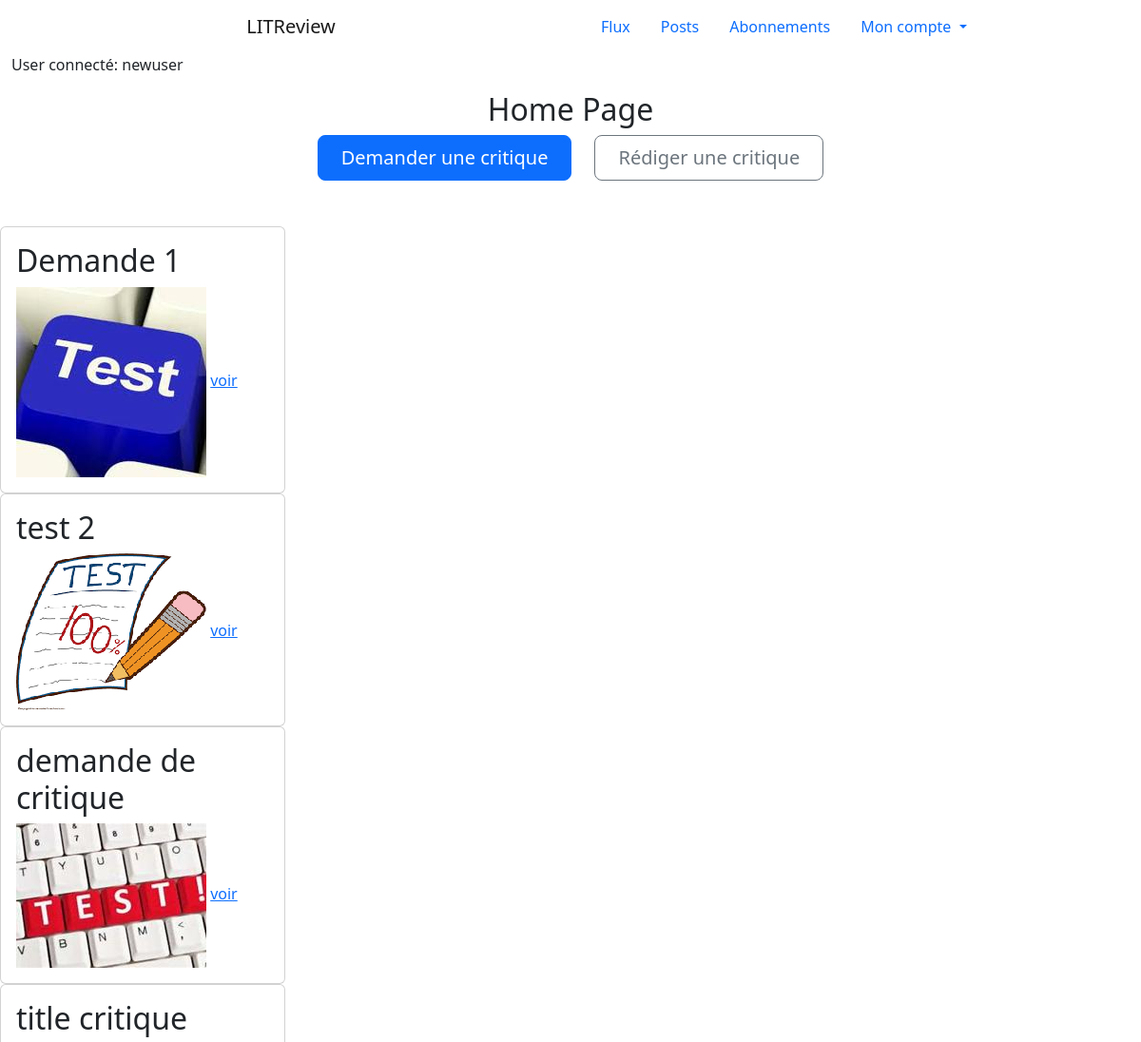
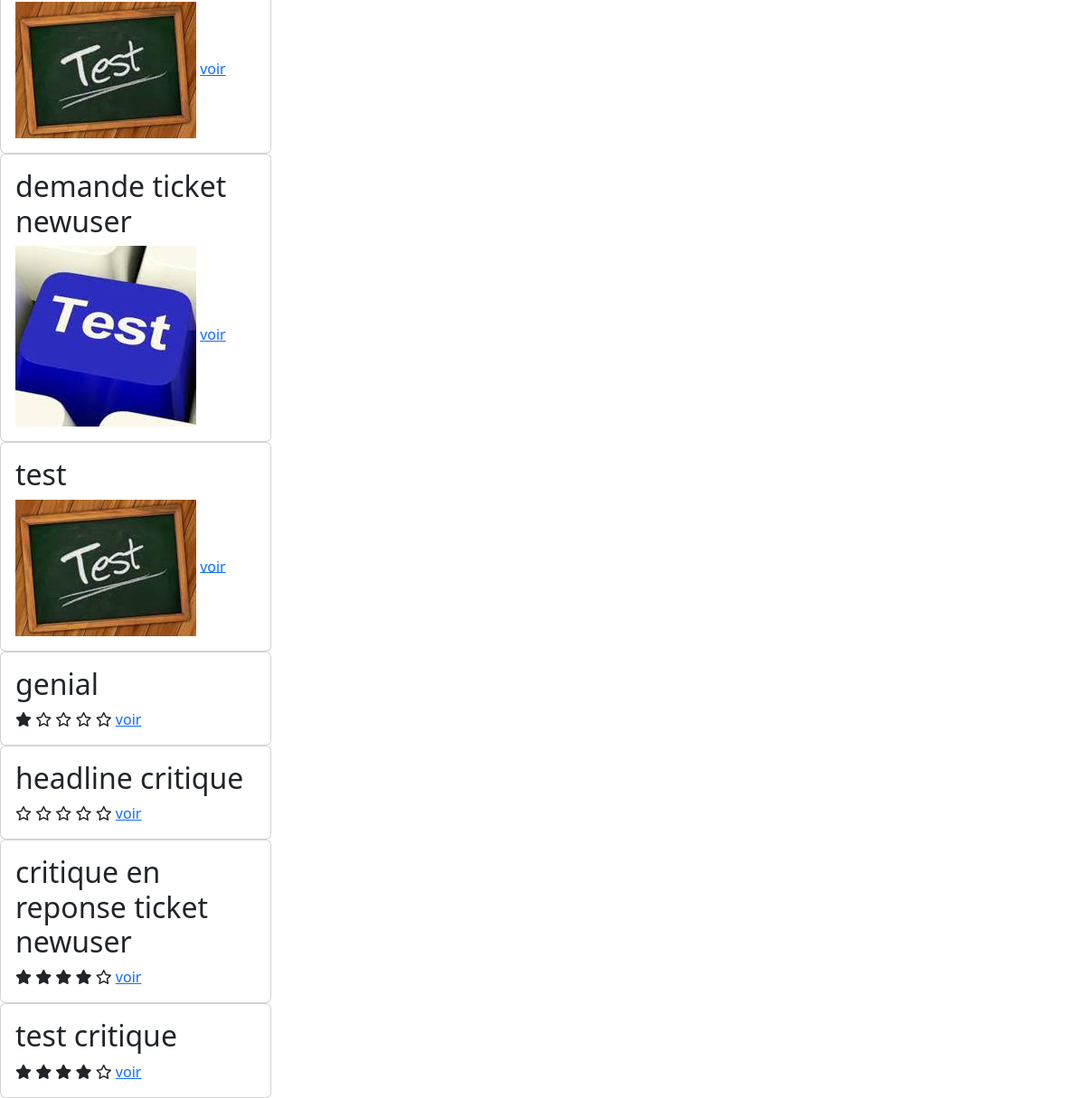
/home/ (signed in), run on an earlier commit of the app's database (2 pictures, top to bottom).
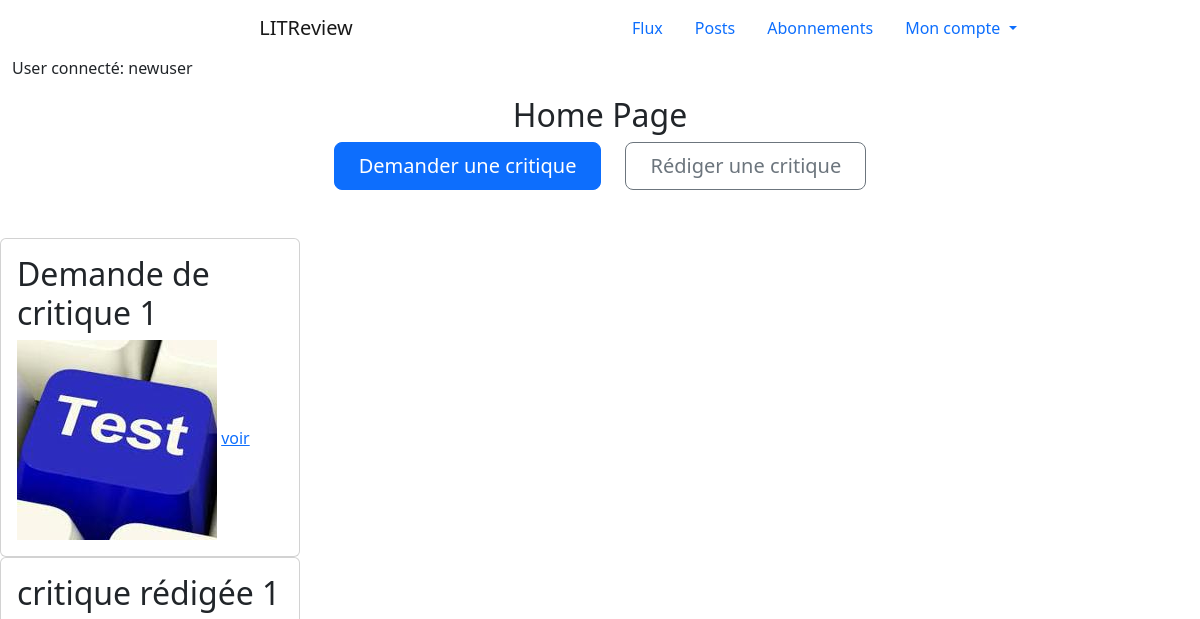
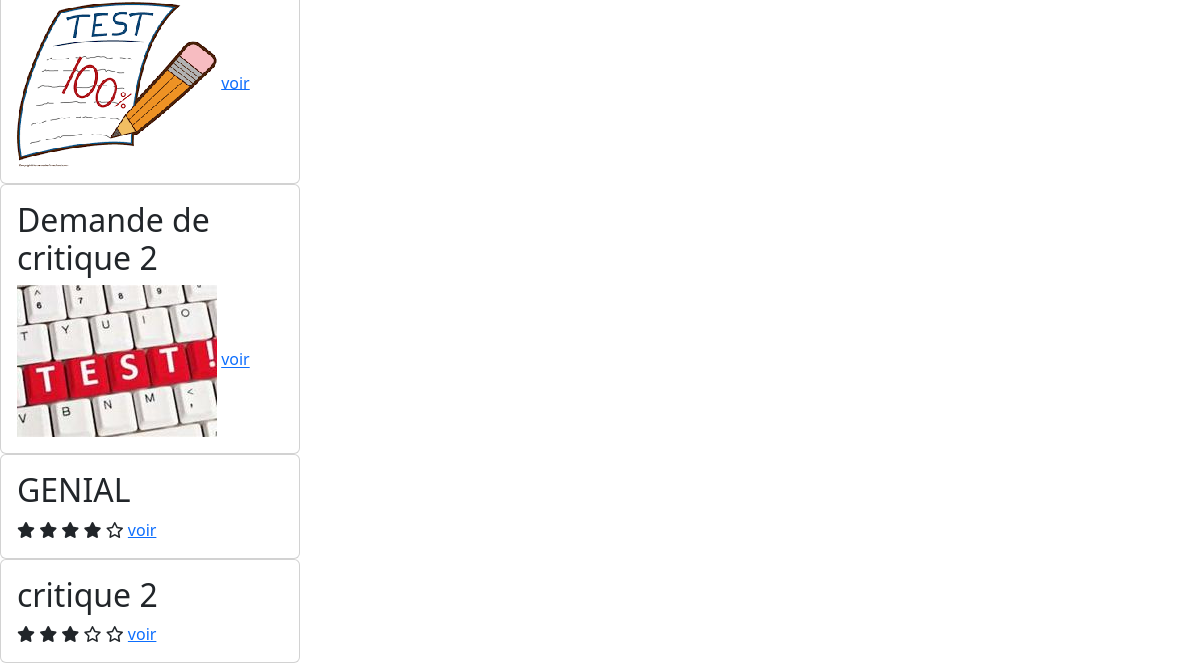
And on a later commit of the database (2 pictures, top to bottom).
### authentication/models.py (models this page shows)
class User(AbstractUser):
    follows = models.ManyToManyField(
        'self',
        symmetrical=False,
        verbose_name='Utilisateurs suivis: ',
        through='UserFollows',
        related_name='followed_users'
    )
    followers = models.ManyToManyField(
        'self',
        symmetrical=False,
        verbose_name='Utilisateurs abonnés: ',
        through='UserFollowing',
        related_name='followed_by'
    )

### reviews/models.py (models this page shows, shortened)
class Ticket(models.Model):
    title = models.fields.CharField(max_length=128)
    description = models.fields.TextField(max_length=2048, blank=True)
    image = models.ImageField(null=True, blank=True)
    time_created = models.DateTimeField(auto_now_add=True)
    last_edited = models.DateTimeField(auto_now_add=True, null=True)
    user = models.ForeignKey(settings.AUTH_USER_MODEL, null=True, on_delete=models.CASCADE)
    IMAGE_MAX_SIZE = (200, 200)

class Review(models.Model):
    class Rating(models.IntegerChoices):
        ZERO = 0
        ONE = 1
        TWO = 2
        THREE = 3
        FOUR = 4
        FIVE = 5
    ticket = models.ForeignKey(Ticket, on_delete=models.CASCADE)
    headline = models.fields.CharField(max_length=128)
    body = models.fields.TextField(max_length=8192, blank=True)
    rating = models.fields.IntegerField(choices=Rating.choices, default=0)
    time_created = models.DateTimeField(auto_now_add=True)
    last_edited = models.DateTimeField(auto_now_add=True, null=True)
    user = models.ForeignKey(settings.AUTH_USER_MODEL, on_delete=models.CASCADE)

### reviews/views.py (the view)
# urls.py: 2. Add a URL to urlpatterns:  path('', views.home, name='home')
@login_required
def home(request):
    tickets = models.Ticket.objects.all()
    reviews = models.Review.objects.all()
    return render(request, 'reviews/home.html', context={'tickets': tickets, 'reviews': reviews})

### reviews/templates/reviews/home.html (shortened to what this page needs)
{% extends 'base.html' %}
{% block content %}
    <div class="row text-center">
        <h2>Home Page</h2>
    </div>
    <div class="d-grid gap-2 d-sm-flex justify-content-sm-center mb-5">
        <a type="button" class="btn btn-primary btn-lg px-4 me-sm-3"
                href="{% url 'ticket' %}">Demander une critique</a>
        <a type="button" class="btn btn-outline-secondary btn-lg px-4"
                href="{% url 'review_ticket' %}">Rédiger une critique</a>
    </div>
    <div class="col">
        {% for ticket in tickets %}
        <div class="card col-sm-3">
            <div class="card-body">
                <h2 class="card-title">{{ ticket.title }}</h2>
                {% if ticket.image %}
                    <img src="{{ ticket.image.url }}">
                {% endif %}
                    <a href="{% url 'view_ticket' ticket.id %}">voir</a>
            </div>
        </div>
        {% endfor %}
        {% for review in reviews %}
        <div class="card col-sm-3">
            <div class="card-body">
                <h2 class="card-title">{{ review.headline }}</h2>
                {% if review.rating == 0 %}
                    <i class="fa-regular fa-star"></i>
                    <i class="fa-regular fa-star"></i>
                    <i class="fa-regular fa-star"></i>
                    <i class="fa-regular fa-star"></i>
                    <i class="fa-regular fa-star"></i>
                {% elif review.rating == 1 %}
                    <i class="fa-solid fa-star"></i>
                    <i class="fa-regular fa-star"></i>
                    <i class="fa-regular fa-star"></i>
                    <i class="fa-regular fa-star"></i>
                    <i class="fa-regular fa-star"></i>
                {% elif review.rating == 2 %}
                    <i class="fa-solid fa-star"></i>
                    <i class="fa-solid fa-star"></i>
                    <i class="fa-regular fa-star"></i>
                    <i class="fa-regular fa-star"></i>
                    <i class="fa-regular fa-star"></i>
                {% elif review.rating == 3 %}
                    <i class="fa-solid fa-star"></i>
                    <i class="fa-solid fa-star"></i>
                    <i class="fa-solid fa-star"></i>
                    <i class="fa-regular fa-star"></i>
                    <i class="fa-regular fa-star"></i>
                {% elif review.rating == 4 %}
                    <i class="fa-solid fa-star"></i>
                    <i class="fa-solid fa-star"></i>
                    <i class="fa-solid fa-star"></i>
                    <i class="fa-solid fa-star"></i>
                    <i class="fa-regular fa-star"></i>
                {% elif review.rating == 5 %}
                    <i class="fa-solid fa-star"></i>
                    <i class="fa-solid fa-star"></i>
                    <i class="fa-solid fa-star"></i>
                    <i class="fa-solid fa-star"></i>
                    <i class="fa-solid fa-star"></i>
                {% endif %}
                <a href="{% url 'view_review' review.id %}">voir</a>
            </div>
        </div>
        {% endfor %}
        </div>
{% endblock content %}

### templates/base.html (shortened to what this page needs)
<html>
    <head>
        <link href="https://cdn.jsdelivr.net/npm/bootstrap@5.2.0-beta1/dist/css/bootstrap.min.css"
              rel="stylesheet"
>
    </head>
    <body>
    <div class="container-fluid">
        <div class="row border-3">
            <header>
                <nav class="navbar-expand navbar">
                    <a class="navbar-brand col col-6 text-center" href="#">LITReview</a>
                    <div class="collapse navbar-collapse col flex-content-right" id="navbarSupportedContent">
                        <ul class="nav nav-pills flex-column flex-md-row">
                          <li class="nav-item">
                            {% url 'feed' as url %}
                            <a class="nav-link {% if request.path == url %}active{% endif %}" aria-current="page"
                               href="{{ url }}">Flux</a>
                          </li>
                          <li class="nav-item">
                              {% url 'posts' as url %}
                              <a class="nav-link {% if request.path == url %}active{% endif %}"
                                 href="{{ url }}">Posts</a>
                          </li>
                          <li class="nav-item">
                              {% url 'follow_users' as url %}
                              <a class="nav-link {% if request.path == url %}active{% endif %}"
                                 href="{{ url }}">Abonnements</a>
                          </li>
                          <li class="nav-item dropdown">
                              {% url 'password_change' as url %}
                              <a class="nav-link
                              dropdown-toggle"
                                 href="#" id="navbarDropdownMenuLink" role="button"
                                 data-bs-toggle="dropdown" aria-expanded="false">
                                Mon compte
                              </a>
                          </li>
                        </ul>
                    </div>
                </nav>
                {% if request.user.is_authenticated %}
                    <p>User connecté: {{ request.user.username }}</p>
                {% endif %}
            </header>
        </div>
    </div>
        {% block content %}
        {% endblock content %}
    </body>
</html>

What changed in the data, as far as the page shows it:
removed Ticket: title "Demande 1", image (picture)
removed Ticket: title "test 2", image (picture)
removed Ticket: title "demande de critique", image (picture)
removed Ticket: title "title critique", image (picture)
removed Ticket: title "demande ticket newuser", image (picture)
removed Ticket: title "test", image (picture)
removed Review: headline "genial", rating 1 (drawn)
removed Review: headline "headline critique", rating 0 (drawn)
removed Review: headline "critique en reponse ticket newuser", rating 4 (drawn)
removed Review: headline "test critique", rating 4 (drawn)
added Ticket: title "Demande de critique 1", image (picture)
added Ticket: title "critique rédigée 1", image (picture)
added Ticket: title "Demande de critique 2", image (picture)
added Review: headline "GENIAL", rating 4 (drawn)
added Review: headline "critique 2", rating 3 (drawn)
